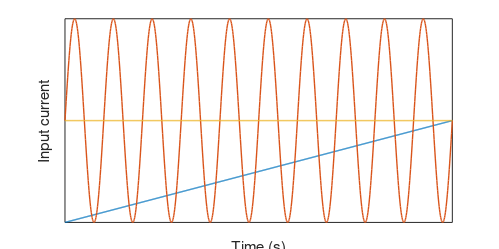

MATLAB code to generate this figure:
% print a simple figure of excitatory temporal input pattern
close all;

figure('Position', [800 200 500 250]);
subplot(1, 1, 1, 'FontSize', 16);
t = 0:0.01:10;
plot(t, [t/10; sin(2*pi*t) + 1; zeros(1, numel(t)) + 1], 'LineWidth', 1);
box on;
xlabel('Time (s)');
ylabel('Input current');
set(gca, 'YTick', []);
set(gca, 'XTick', []);

set(gcf,'PaperPositionMode','auto');
print('-depsc2', 'fig_temporal_exc.eps'); 